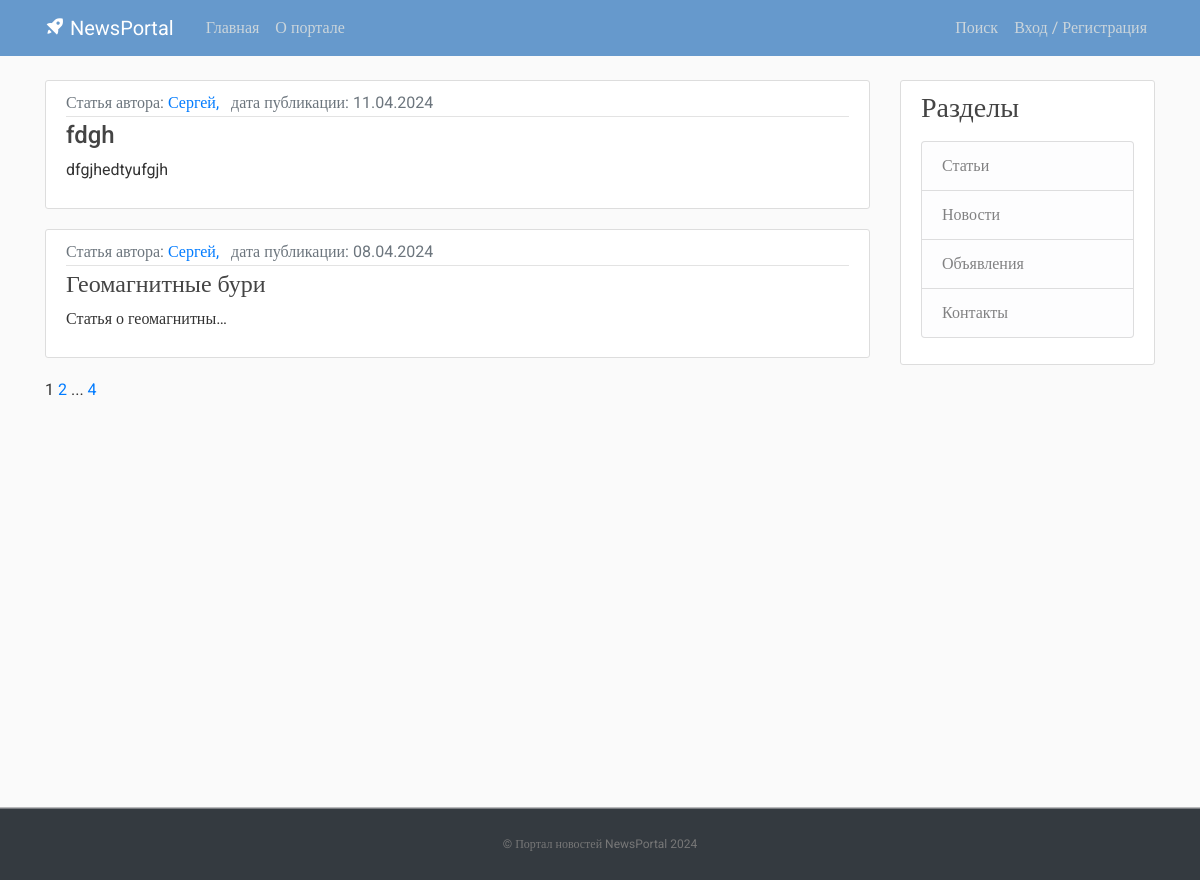
The app's page /article/, older data.
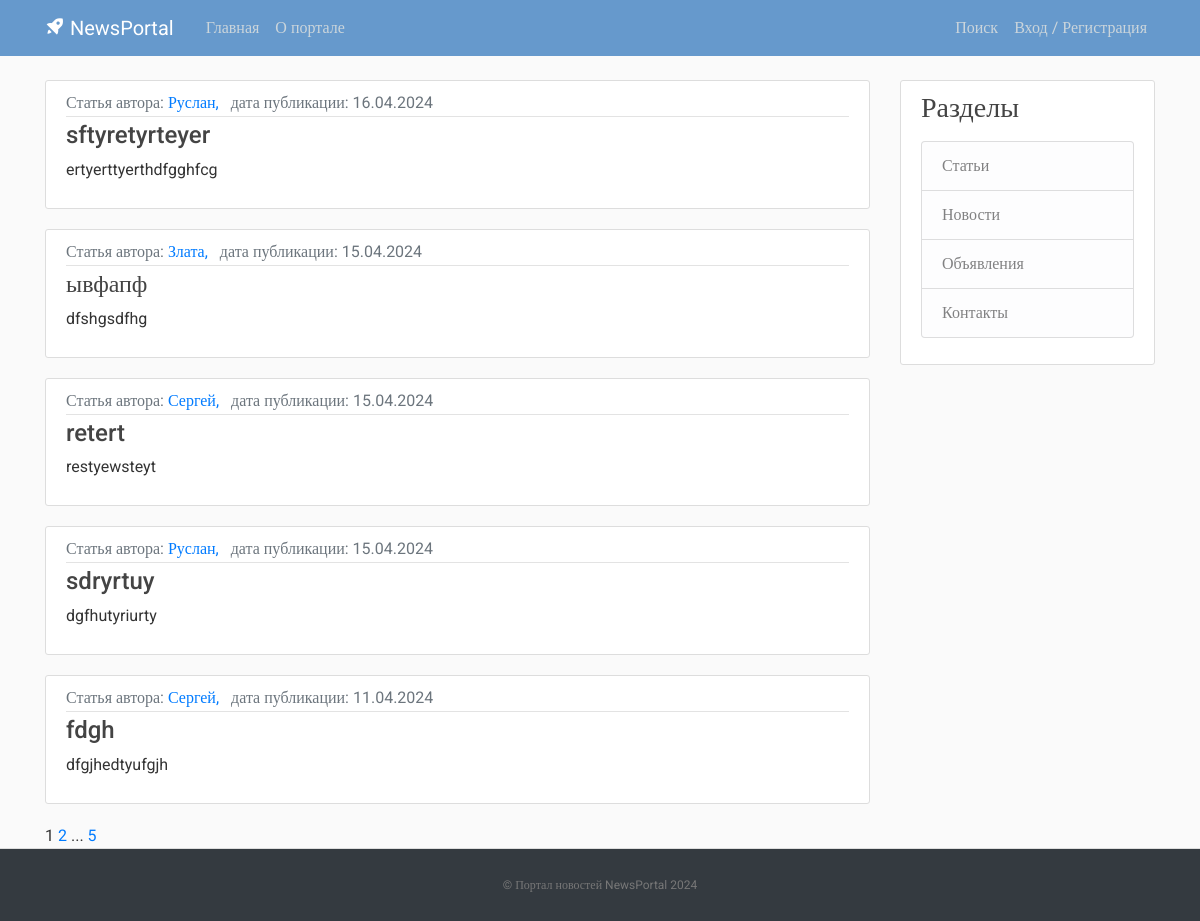
The same page, newer data.
### post/models.py (models this page shows, shortened)
class Post(models.Model):
    NEWS = 'NW'
    ARTICLE = 'AR'
    NOTIFICATION = 'NT'
    CATEGORY_CHOICES = (
        (NEWS, 'Новость'),
        (ARTICLE, 'Статья'),
        (NOTIFICATION, 'Объявление'),
    )
    categoryType = models.CharField(max_length=2, choices=CATEGORY_CHOICES, default=ARTICLE, verbose_name='Тип публикации')
    dateCreation = models.DateTimeField(default=timezone.now, verbose_name='Дата и время создания публикации')
    title = models.CharField(max_length=128, verbose_name='Заголовок публикации')
    text = models.TextField(verbose_name='Текст публикации')
    rating = models.SmallIntegerField(default=0, verbose_name='Рейтинг публикации')
    author = models.ForeignKey(Author, on_delete=models.CASCADE, verbose_name='Автор публикации')
    category = models.ManyToManyField(Category, verbose_name='Категория публикации')
    def get_absolute_url(self):
        return reverse('post_detail', args=[str(self.id)])
    class Meta:
        ordering = ['-dateCreation',]
        verbose_name = 'Публикация'
        verbose_name_plural = 'Публикации'

class Author(models.Model):
    authorUser = models.OneToOneField(User, unique=True, on_delete=models.CASCADE)
    ratingAuthor = models.SmallIntegerField(default=0)
    def __str__(self):
        return self.authorUser.username
    class Meta:
        verbose_name = 'Автор'
        verbose_name_plural = 'Авторы'

### post/views.py (the view)
# urls.py: path('article/', ArticleList.as_view(), name='article_list'),
class ArticleList(ListView):
    model = Post
    ordering = '-dateCreation'
    template_name = 'post/article_list.html'
    context_object_name = 'articlelist'
    paginate_by = 10

### post/templatetags/custom_tags.py (called while the page is built)
@register.simple_tag(takes_context=True)
def url_replace(context, **kwargs):
   d = context['request'].GET.copy()
   for k, v in kwargs.items():
       d[k] = v
   return d.urlencode()

### templates/post/article_list.html (shortened to what this page needs)
{% extends "flatpages/default.html" %}
{% load censor %}
{% load custom_tags %}
{% block content %}
    {% for post in articlelist %}
        {% if post.categoryType == 'AR' %}
        <article class="media content-section">
          <div class="media-body">
            <div class="article-metadata">
                <a class="text-muted"> {{ post.get_categoryType_display }} автора: </a>
                <a class="mr-2" href="#"> {{ post.author }}, </a>
                <a class="text-muted">дата публикации: {{ post.dateCreation|date:"d.m.Y" }}</a>
            </div>
              <h4><a class="article-title" href="{{ post.get_absolute_url }}">{{ post.title|censor_w }}</a></h4>
              <p class="article-content">{{ post.text|truncatechars:21|censor_w }}</p>
          </div>
        </article>
        {% endif %}
    {% endfor %}
   {{ page_obj.number }}
   {% if page_obj.has_next %}
       <a href="?{% url_replace page=page_obj.next_page_number %}">{{ page_obj.next_page_number }}</a>
       {% if paginator.num_pages != page_obj.next_page_number %}
           ...
           <a href="?{% url_replace page=page_obj.paginator.num_pages %}">{{ page_obj.paginator.num_pages }}</a>
       {% endif %}
   {% endif %}
{% endblock content %}

### templates/flatpages/default.html (shortened to what this page needs)
<!DOCTYPE html>
{% load static %}
<html>
<head>
     <link rel="stylesheet" href="https://maxcdn.bootstrapcdn.com/bootstrap/4.0.0/css/bootstrap.min.css">
     <link rel="stylesheet" type="text/css" href="{% static 'css/main.css' %}">
     <link href='https://unpkg.com/boxicons@2.1.2/css/boxicons.min.css' rel='stylesheet'>
</head>
<body>
    <header class="site-header">
      <nav class="navbar navbar-expand-md navbar-dark bg-blue fixed-top">
        <div class="container">
          <a class="navbar-brand mr-4" href="#"><i class='bx bxs-rocket bx-tada-hover'></i> NewsPortal</a>
          <div class="collapse navbar-collapse" id="navbarToggle">
            <div class="navbar-nav mr-auto">
              <a class="nav-item nav-link " href="{% url 'portal_home' %}">Главная</a>
              <a class="nav-item nav-link" href='/about/'>О портале</a>
            </div>
            <div class="navbar-nav">
                <a class="nav-item nav-link" href="{% url 'post_search' %}">Поиск</a>
                {% if not request.user.is_authenticated %}
                    <a class="nav-item nav-link" href="/accounts/signup">Вход / Регистрация</a>
                {% else %}
                    <a class="nav-item nav-link" href="{% url 'cabinet' %}">Личный кабинет ({{ request.user }})</a>
                    <a class="nav-item nav-link" href="/accounts/logout/">Выход</a>
                {% endif %}
            </div>
          </div>
        </div>
      </nav>
    </header>
    <main role="main" class="container">
      <div class="row">
        <div class="col-md-9">
          {% block content %} {{ flatpage.content }} {% endblock %}
        </div>
        <div class="col-md-3">
          <div class="content-section">
            <h3>Разделы</h3>
            <p class='text-muted'>
              <ul class="list-group">
                <a class="list-group-item list-group-item-light" href="{% url 'article_list' %}">Статьи</a>
                <a class="list-group-item list-group-item-light" href="{% url 'news_list' %}">Новости</a>
                <a class="list-group-item list-group-item-light" href="{% url 'notification_list' %}">Объявления</a>
                <a class="list-group-item list-group-item-light" href="/contacts/">Контакты</a>
              </ul>
            </p>
          </div>
        </div>
      </div>
    </main>
    <footer class="text-center bg-dark">
      <p><a href="#">© Портал новостей NewsPortal 2024</a></p>
    </footer>
</body>
</html>

### static/css/main.css (style rules this page uses)
body, html { width:100%; height:100% }
body { margin:0; padding:0; background: #fafafa; color: #333333; margin-top: 5rem; font-family:Roboto; }
h1, h2, h3, h4, h5, h6 { color: #444444; }
ul { margin: 0; }
.bg-blue { background-color: #6699cc; }
.site-header .navbar-nav .nav-link { color: #cbd5db; }
.content-section { background: #ffffff; padding: 10px 20px; border: 1px solid #dddddd; border-radius: 3px; margin-bottom: 20px; }
.article-title { color: #444444; }
.article-content { white-space: pre-line; }
.article-metadata { padding-bottom: 1px; margin-bottom: 4px; border-bottom: 1px solid #e3e3e3 }
footer { position: sticky!important; top: 100%; padding-top:25px; padding-bottom:25px; border-top:1px solid #ddd; }
footer p { margin:2px; text-align:center; padding:0 40px; color:#fff; font-size:12px; }
footer a { color:#777 }

Row changes from the older to the newer data that the page shows:
no longer on this page (row unchanged): Post: categoryType "Статья", author "Сергей", dateCreation "08.04.2024", title|censor_w "Геомагнитные бури", text|censor_w "Статья о геомагнитны…"
added Post: categoryType "Статья", author "Руслан", dateCreation "16.04.2024", title|censor_w "sftyretyrteyer", text|censor_w "ertyerttyerthdfgghfcg"
added Post: categoryType "Статья", author "Злата", dateCreation "15.04.2024", title|censor_w "ывфапф", text|censor_w "dfshgsdfhg"
added Post: categoryType "Статья", author "Сергей", dateCreation "15.04.2024", title|censor_w "retert", text|censor_w "restyewsteyt"
added Post: categoryType "Статья", author "Руслан", dateCreation "15.04.2024", title|censor_w "sdryrtuy", text|censor_w "dgfhutyriurty"
Text that changed along with them:
{{ page_obj.paginator.num_pages }}: "4" → "5"
